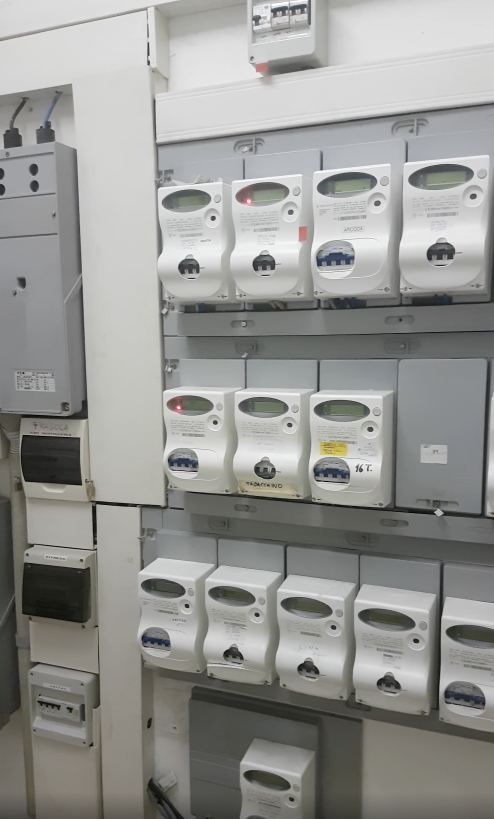
#> input picture data/Meters.png, 988 x 1638 px (shown at 1/2 size)
$ python DrawMatches.py
#> lines starting #> are read from the running program, lines starting #| are printed output that depends on the picture; pictures that were not available may be replaced by others from this repository, and a replacement may not be noted
import cv2

PATH_TO_OBJ = '../data/TrainMeter.png'
PATH_TO_SCENE = '../data/Meters.png'
PATH_TO_VIDEO = '../data/Contesto_industriale1.mp4'
NUM_FEATURES = 400

# SIFT
sift = cv2.SIFT_create(NUM_FEATURES)

# FEATURE MATCHING
bf = cv2.BFMatcher(cv2.NORM_L2, crossCheck=True)

# Reading Scene and Object images
scene_img = cv2.imread(PATH_TO_SCENE)
#> scene_img is the input picture: shape (1638, 988, 3); mean B, G, R 146.4, 149.3, 149.1
obj_img = cv2.imread(PATH_TO_OBJ)
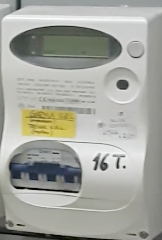
#> input picture data/TrainMeter.png, 162 x 240 px
#> obj_img is the input picture: shape (240, 162, 3); mean B, G, R 159, 166.2, 165
# Color Correction
scene_img = cv2.cvtColor(scene_img, cv2.COLOR_BGR2GRAY)
#> scene_img: shape (1638, 988)
obj_img = cv2.cvtColor(obj_img, cv2.COLOR_BGR2GRAY)
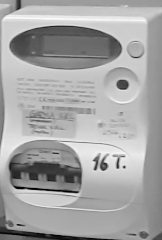
#> obj_img: shape (240, 162); min 0, max 251, mean 165.1

cap = cv2.VideoCapture(PATH_TO_VIDEO)
while cap.isOpened():
    ret, frame = cap.read()
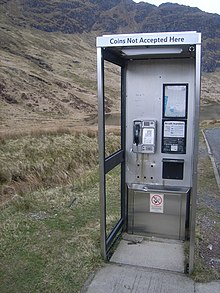
#> input picture data/Payphone.jpeg, 220 x 293 px, given in place of Contesto_industriale1.mp4, which was not available
#> frame is the input picture: shape (293, 220, 3); mean B, G, R 112.5, 113.9, 113.4
    sift_img = frame.copy()
    # Key points, Descriptors
    kp_1, des_1 = sift.detectAndCompute(sift_img, None)
#> kp_1 = 355 keypoints; strongest (x, y, size): (194, 45, 2.1), (164, 85, 2.3), (198, 48, 3.7), (99, 51, 3.2)
    kp_2, des_2 = sift.detectAndCompute(obj_img, None)
#> kp_2 = 134 keypoints; strongest (x, y, size): (118, 167, 2.3), (123, 85, 7), (104, 166, 5.4), (25, 44, 18.8)

    matches = bf.match(des_1, des_2)
#> matches = 62 matches
    matches = sorted(matches, key=lambda x: x.distance)


    # All Matches
    all_matches = cv2.drawMatches(
        sift_img, kp_1,
        obj_img, kp_2,
        matches,
        obj_img,
        flags=2)
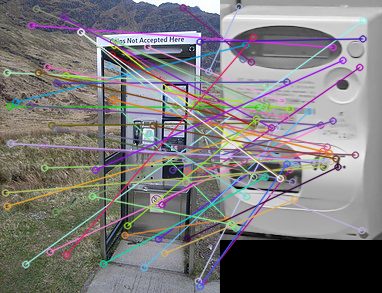
#> all_matches: shape (293, 382, 3); mean B, G, R 123.6, 122.7, 125.3
    # Only 600 Matches
    some_matches = cv2.drawMatches(
        sift_img, kp_1,
        obj_img, kp_2,
        matches[:600],
        obj_img,
        flags=2)
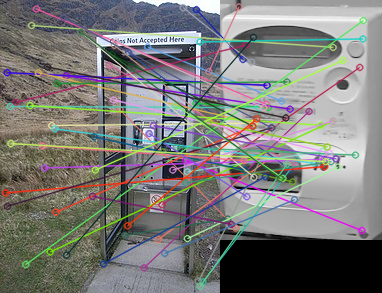
#> some_matches: shape (293, 382, 3); mean B, G, R 120.3, 122.5, 122.7
    # Only matches with distance smaller than 150
    good_matches = cv2.drawMatches(
        sift_img, kp_1,
        obj_img, kp_2,
        list(filter(lambda x: x.distance < 150, matches)),
        obj_img,
        flags=2)
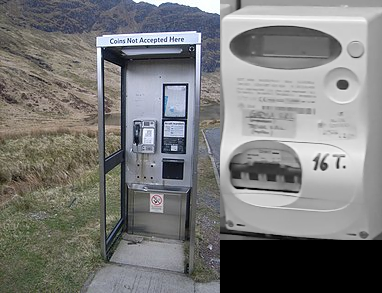
#> good_matches: shape (293, 382, 3); mean B, G, R 122.1, 122.9, 122.6

    cv2.imshow('ALL', all_matches)
    cv2.imshow('SOME', some_matches)
    cv2.imshow('GOOD', good_matches)
    if cv2.waitKey(1) == ord('q'):
#> (key q is pressed here)
        break
